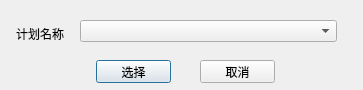
<?xml version="1.0" encoding="UTF-8"?>
<ui version="4.0">
 <class>Dialog</class>
 <widget class="QDialog" name="Dialog">
  <property name="windowModality">
   <enum>Qt::WindowModal</enum>
  </property>
  <property name="geometry">
   <rect>
    <x>0</x>
    <y>0</y>
    <width>363</width>
    <height>90</height>
   </rect>
  </property>
  <property name="windowTitle">
   <string>选择计划任务</string>
  </property>
  <property name="modal">
   <bool>true</bool>
  </property>
  <widget class="QComboBox" name="cbxTaskes">
   <property name="geometry">
    <rect>
     <x>80</x>
     <y>20</y>
     <width>257</width>
     <height>22</height>
    </rect>
   </property>
  </widget>
  <widget class="QLabel" name="label">
   <property name="geometry">
    <rect>
     <x>16</x>
     <y>28</y>
     <width>54</width>
     <height>12</height>
    </rect>
   </property>
   <property name="text">
    <string>计划名称</string>
   </property>
  </widget>
  <widget class="QPushButton" name="btnOk">
   <property name="geometry">
    <rect>
     <x>96</x>
     <y>60</y>
     <width>75</width>
     <height>23</height>
    </rect>
   </property>
   <property name="text">
    <string>选择</string>
   </property>
  </widget>
  <widget class="QPushButton" name="btnClose">
   <property name="geometry">
    <rect>
     <x>200</x>
     <y>60</y>
     <width>75</width>
     <height>23</height>
    </rect>
   </property>
   <property name="text">
    <string>取消</string>
   </property>
  </widget>
 </widget>
 <resources/>
 <connections/>
</ui>
